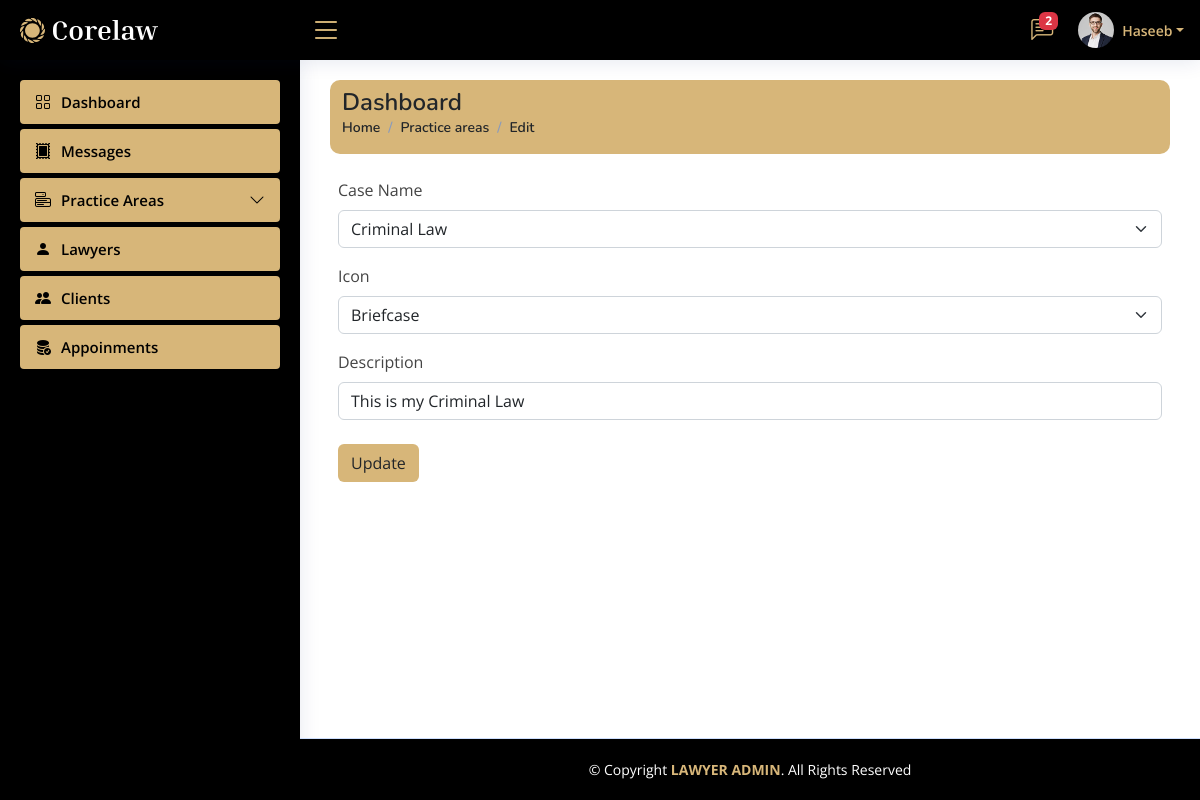
/Admin/Dashboard/practice_area_edit.php?id=2 (signed in), run on the app's committed database.
### tables this page shows
CREATE TABLE `practice_areas` (
  `id` int(11) NOT NULL,
  `name` varchar(50) DEFAULT NULL,
  `icon` varchar(50) DEFAULT NULL,
  `description` text DEFAULT NULL
);

### Admin/Dashboard/practice_area_edit.php (the view, shortened to what this page needs)
<?php include "../connection.php";
include './includes/header.php';
?>
<link rel="stylesheet" href="https://cdnjs.cloudflare.com/ajax/libs/font-awesome/6.2.1/css/all.min.css" />
<div class="container">
    <div class="row">
        <div style="background-color: #D7B679; border-radius: 10px;" class="col-md-12">
            <div class="pagetitle mt-2 ">
                <h1 class="text-dark">Dashboard</h1>
                <nav>
                    <ol class="breadcrumb">
                        <li class="breadcrumb-item"><a class="text-dark" href="index.php">Home</a></li>
                        <li class="breadcrumb-item active text-dark">Practice areas</li>
                        <li class="breadcrumb-item active text-dark">Edit</li>
                    </ol>
                </nav>
            </div>
        </div>
    </div>
</div>
<div class="container">
  <div class="row">
    <div class="col-md-12 g-3">
      <form class="row g-3" method="post">
      <?php
  $id = $_GET['id'];
  $show = "SELECT * FROM `practice_areas` where `id` = $id  ";
  $pdo_statement = $pdo_con->prepare($show);
  $pdo_statement->execute();
  $result = $pdo_statement->fetchAll(PDO::FETCH_ASSOC);
  if ($pdo_statement->rowCount() > 0) {
      foreach ($result as $row) { ?>
        <div class="col-md-12">
          <label for="inputState" class="form-label">Case Name</label>
          <select id="inputState" name="case"  class="form-select">
            <?php if ($row['name'] == "Criminal Law") {?>
            <option selected value="Criminal Law">Criminal Law</option>
            <?php } ?>
          </select>
        </div>
        <div class="col-md-12">
          <label for="inputState" class="form-label">Icon</label>
          <select id="inputState" name="icon" class="form-select">
          <?php
          if ($row['icon'] == "<i class='fas fa-briefcase'></i>") {?>
     <option selected value="<i class='fas fa-briefcase'></i>">Briefcase</option>
            <?php } ?>
          </select>
        </div>
        <div class="col-md-12">
          <label for="inputEmail5" class="form-label">Description</label>
          <input type="text" value="<?php echo $row['description']?>" name="description" class="form-control" id="inputEmail5">
        </div>
        <div class="mt-4">
          <button type="submit" name="btn_Update" class="btn" style="background-color: #D7B679;">Update</button>
        </div>
        <?php  }
                    }
                    ?>
    </form>
    </div>
  </div>
</div>
<?php include './includes/footer.php';
?>

### Admin/Dashboard/assets/css/style.css (style rules this page uses)
:root { scroll-behavior: smooth; }
body { font-family: "Open Sans", sans-serif; background: #f6f9ff; color: #444444; }
a { color: #4154f1; text-decoration: none; }
h1, h2, h3, h4, h5, h6 { font-family: "Nunito", sans-serif; }
.pagetitle { margin-bottom: 10px; }
.pagetitle h1 { font-size: 24px; margin-bottom: 0; font-weight: 600; color: #012970; }
.breadcrumb { font-size: 14px; font-family: "Nunito", sans-serif; color: #899bbd; font-weight: 600; }
.breadcrumb a { color: #899bbd; transition: 0.3s; }
.breadcrumb .breadcrumb-item::before { color: #899bbd; }
.breadcrumb .active { color: #51678f; font-weight: 600; }

### data on the page
practice_areas: case "Criminal Law", icon "Briefcase", description "This is my Criminal Law"

### other printed values
$messages "2"
$_SESSION['username'] "Haseeb"
